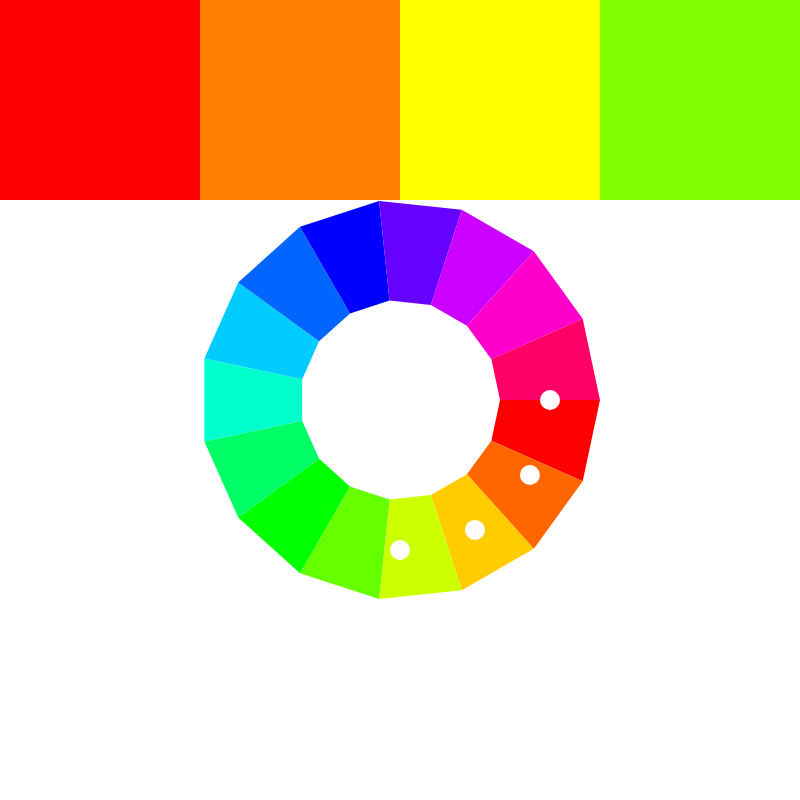
Frame 1 (no input)
Frame 60 (no input): identical to frame 1, image omitted
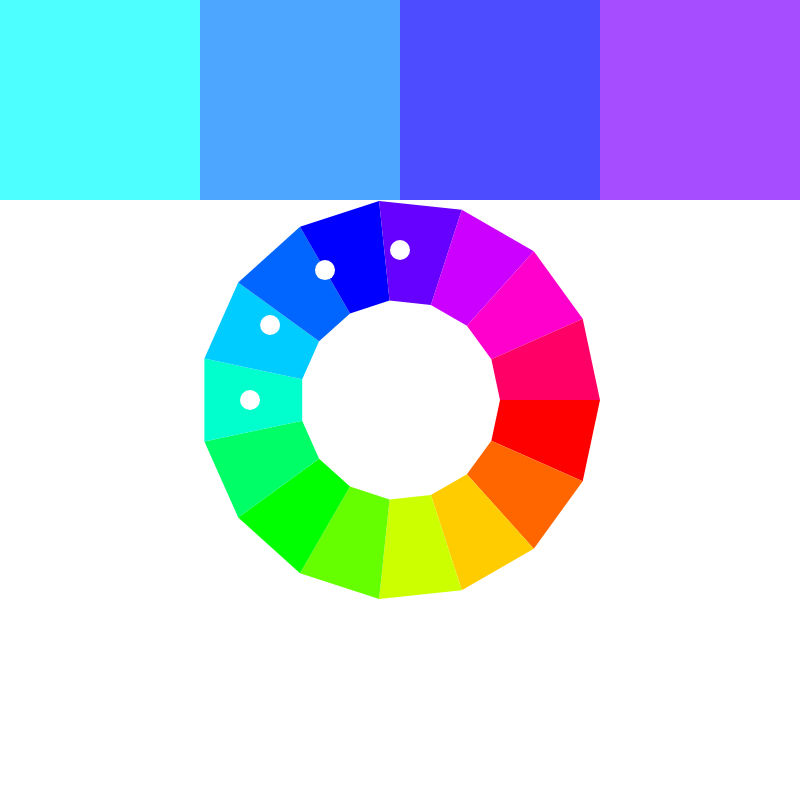
Frame 120 (the mouse pressed at the canvas centre since frame 60)

The p5.js sketch that drew these frames (run headless with seeded random() and noise() and a simulated clock; from frame 60 on, the mouse is pressed at the canvas centre):

// p5.js sketch
// ── sketch.js
// MiniAssignment2
// AnalogousColor 
//Following changes made:
// 1. controls:  mouseX=hue, mouseY=sat, UP/DOWN=brightness
// 2. modes: W=warm, C=cool, P=pastel, N=normal
// 3. grouping: [ / ] to change analogous gap

let outerRadius = 200;
let innerRadius = 100; // hole size
let steps = 360/15; // resolution

// added:
let mode = 'normal';     // normal | warm | cool | pastel
let sat = 100;           // controlled by mouseY
let bri = 100;           // arrows adjust
let gap = 30;            // analogous step (use [ and ] to change)

function setup() {
  createCanvas(800, 800);
  colorMode(HSB, 360, 100, 100);
  noStroke();
}

function draw() {
  background(100);
  drawRing();

  // base hue (range depends on mode)
  let hStart = 0, hEnd = 360;
  if (mode === 'warm') { hStart = 330; hEnd = 420; }     // wraps through reds/oranges
  if (mode === 'cool') { hStart = 120; hEnd = 260; }     // greens->blues
  // map X into that hue band, then wrap
  let baseHue = map(mouseX, 0, width, hStart, hEnd);
  baseHue = ((baseHue % 360) + 360) % 360;

  // selection changes: mouseY -> saturation
  sat = map(mouseY, 0, height, 100, 40); // less sat as you go down
  sat = constrain(sat, 0, 100);

  // pastel mode nudges sat/bright
  let localSat = sat;
  let localBri = bri;
  if (mode === 'pastel') {
    localSat = min(localSat, 55);
    localBri = max(localBri, 85);
  }

  let squareWidth = 200;

  // group changed: gap is adjustable (default 30)
  // Square 1
  fill((baseHue + 0*gap) % 360, localSat, localBri);
  rect(0, 0, squareWidth, height/4);
  drawColorPosition(baseHue + 0*gap);

  // Square 2
  fill((baseHue + 1*gap) % 360, localSat, localBri);
  rect(squareWidth, 0, squareWidth, height/4);
  drawColorPosition(baseHue + 1*gap);

  // Square 3
  fill((baseHue + 2*gap) % 360, localSat, localBri);
  rect(squareWidth * 2, 0, squareWidth, height/4);
  drawColorPosition(baseHue + 2*gap);

  // Square 4
  fill((baseHue + 3*gap) % 360, localSat, localBri);
  rect(squareWidth * 3, 0, squareWidth, height/4);
  drawColorPosition(baseHue + 3*gap);

  // tiny hint
  fill(0, 0, 100);
  text('W/C/P/N modes • [ / ] gap=' + gap + '° • mouseY=sat • ↑/↓ brightness=' + nf(localBri,1,0), 12, height-12);
}

function keyPressed(){
  if (key==='W'||key==='w') mode='warm';
  if (key==='C'||key==='c') mode='cool';
  if (key==='P'||key==='p') mode='pastel';
  if (key==='N'||key==='n') mode='normal';
  if (key==='[') gap = max(10, gap-5);
  if (key===']') gap = min(90, gap+5);
  if (keyCode === UP_ARROW)   bri = constrain(bri+5, 0, 100);
  if (keyCode === DOWN_ARROW) bri = constrain(bri-5, 0, 100);
}

function drawColorPosition(hue){
  push();
  translate(width / 2, height / 2); 
  let x1 = cos(radians(hue)) * (innerRadius+(outerRadius-innerRadius)/2);
  let y1 = sin(radians(hue)) * (innerRadius+(outerRadius-innerRadius)/2);
  fill(0, 0, 100);
  ellipse(x1, y1, 20,20);
  pop();
}

function drawRing(){
  push();
  translate(width / 2, height / 2);
  for (let angle = 0; angle < 360; angle+=steps) {
    let nextAngle = angle + steps;

    // Outer edge points
    let x1 = cos(radians(angle)) * outerRadius;
    let y1 = sin(radians(angle)) * outerRadius;
    let x2 = cos(radians(nextAngle)) * outerRadius;
    let y2 = sin(radians(nextAngle)) * outerRadius;

    // Inner edge points
    let x3 = cos(radians(nextAngle)) * innerRadius;
    let y3 = sin(radians(nextAngle)) * innerRadius;
    let x4 = cos(radians(angle)) * innerRadius;
    let y4 = sin(radians(angle)) * innerRadius;

    fill(angle, 100, 100);
    quad(x1, y1, x2, y2, x3, y3, x4, y4);
  }
  pop();
}
